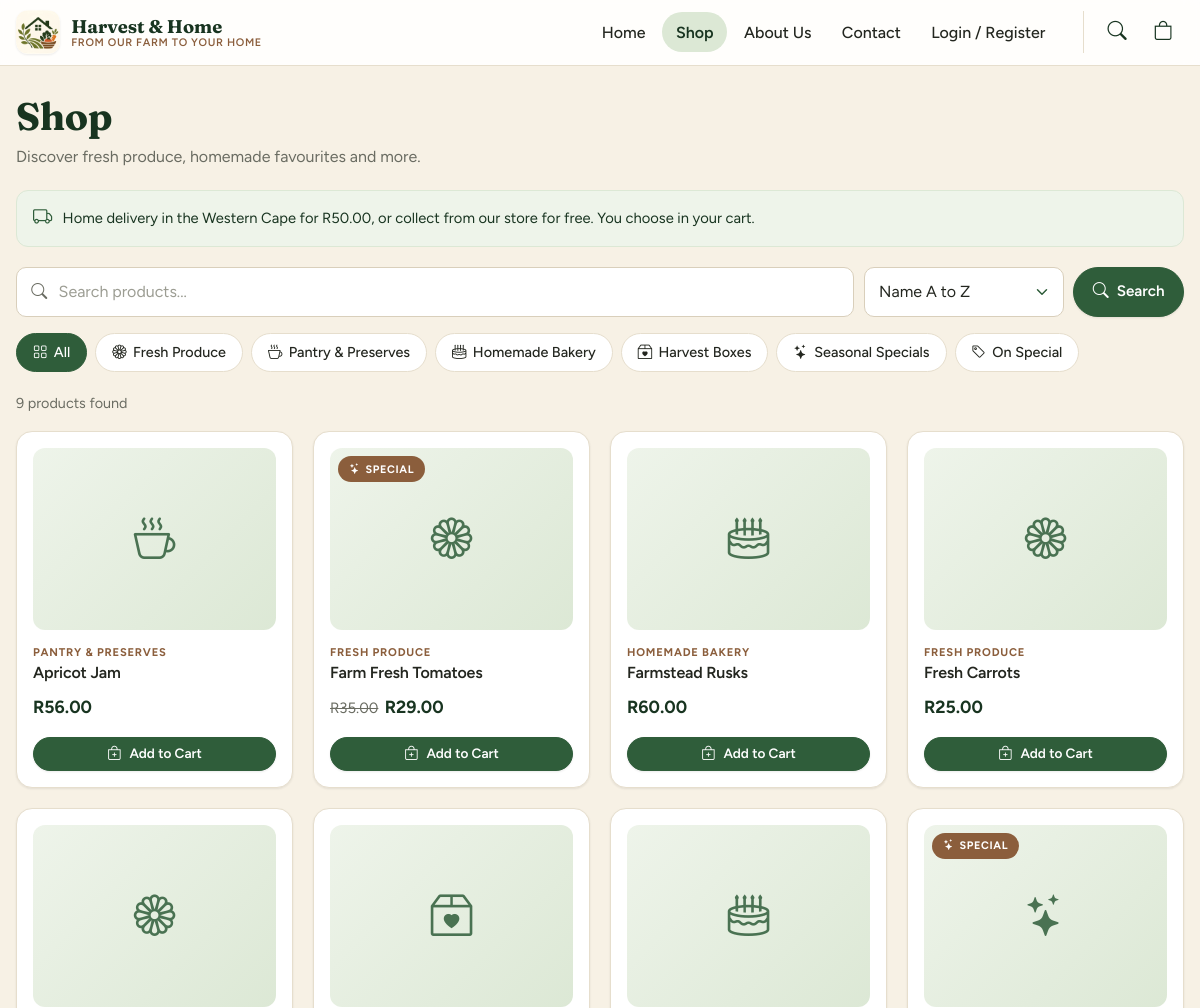
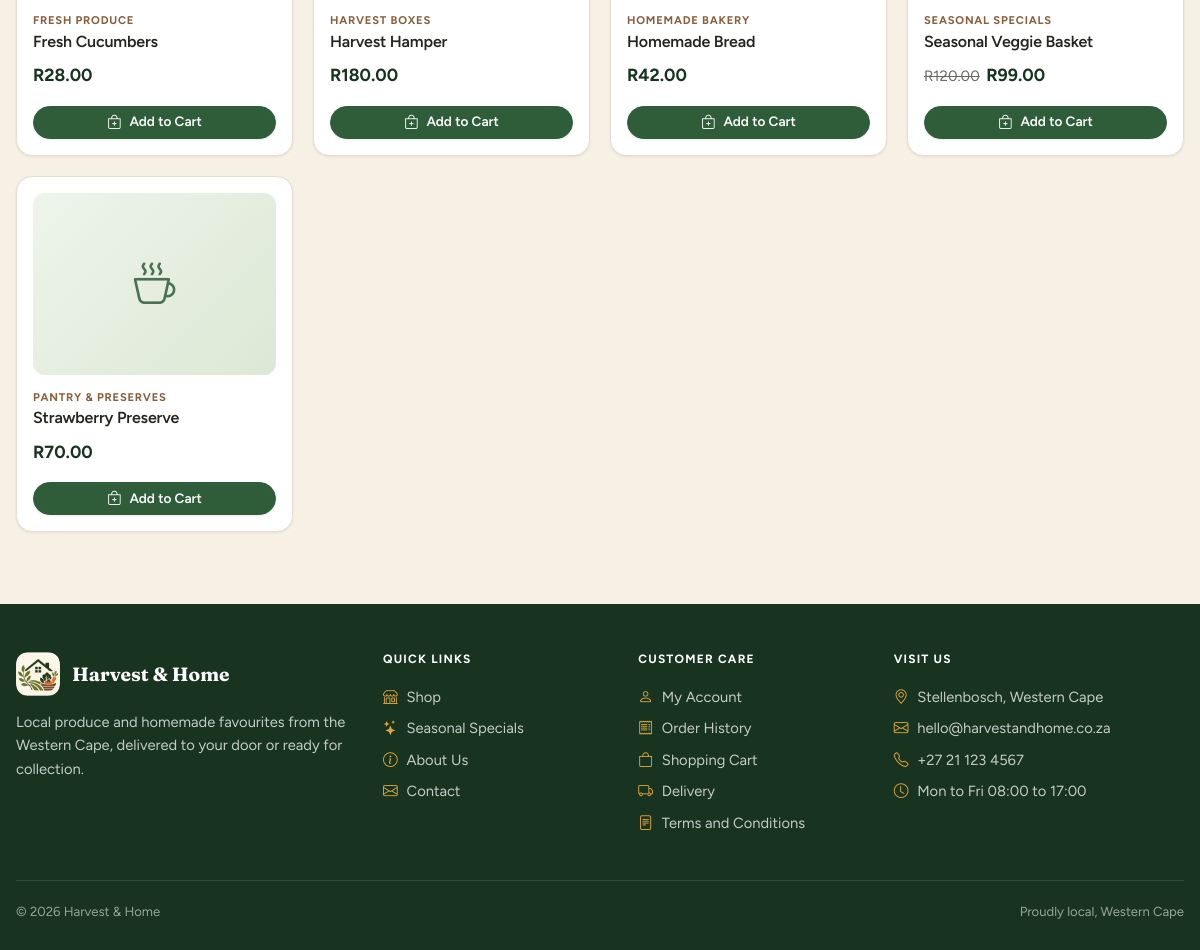
The page /shop.php on the database its author committed (2 pictures, top to bottom).
### tables this page shows
CREATE TABLE categories (
    category_id    INT AUTO_INCREMENT PRIMARY KEY,
    category_name  VARCHAR(100) NOT NULL UNIQUE,
    description    TEXT NULL
);

CREATE TABLE products (
    product_id      INT AUTO_INCREMENT PRIMARY KEY,
    category_id     INT NOT NULL,
    product_name    VARCHAR(150) NOT NULL,
    description     TEXT NOT NULL,
    price           DECIMAL(10,2) NOT NULL,
    stock_quantity  INT NOT NULL DEFAULT 0,
    product_image   VARCHAR(255) NULL,
    product_status  ENUM('active','inactive') NOT NULL DEFAULT 'active',
    CONSTRAINT fk_products_category FOREIGN KEY (category_id)
        REFERENCES categories(category_id) ON UPDATE CASCADE ON DELETE RESTRICT
);

### config/db.php (called while the page is built, shortened)
<?php
function db(): PDO
{
    static $pdo = null;
    if ($pdo === null) {
        $dsn = 'mysql:host=' . DB_HOST . ';dbname=' . DB_NAME . ';charset=utf8mb4';
        try {
            $pdo = new PDO($dsn, DB_USER, DB_PASS, [
                PDO::ATTR_ERRMODE            => PDO::ERRMODE_EXCEPTION,
                PDO::ATTR_DEFAULT_FETCH_MODE => PDO::FETCH_ASSOC,
                PDO::ATTR_EMULATE_PREPARES   => false,
            ]);
        } catch (PDOException $e) {
            error_log('DB connection failed: ' . $e->getMessage());
            http_response_code(500);
            exit('Sorry, the shop is unavailable right now. Please try again later.');
        }
    }
    return $pdo;
}

### includes/functions.php (the view, shortened to what this page needs)
<?php
require_once __DIR__ . '/../config/db.php';
function h($value): string
{
    return htmlspecialchars((string)$value, ENT_QUOTES, 'UTF-8');
}
function csrf_token(): string
{
    return $_SESSION['csrf'];
}
function csrf_field(): string
{
    return '<input type="hidden" name="csrf" value="' . h(csrf_token()) . '">';
}
function head_assets(string $root = ''): string
{
    $css = __DIR__ . '/../assets/css/style.css';
    $version = is_file($css) ? filemtime($css) : 1;
    return '<link rel="preconnect" href="https://fonts.googleapis.com">' . "\n"
        . '    <link rel="preconnect" href="https://fonts.gstatic.com" crossorigin>' . "\n"
        . '    <link rel="stylesheet" href="https://fonts.googleapis.com/css2?family=Figtree:wght@400;500;600;700&family=Fraunces:opsz,wght@9..144,600;9..144,700&display=swap">' . "\n"
        . '    <link rel="stylesheet" href="https://cdn.jsdelivr.net/npm/bootstrap@5.3.3/dist/css/bootstrap.min.css">' . "\n"
        . '    <link rel="stylesheet" href="https://cdn.jsdelivr.net/npm/bootstrap-icons@1.11.3/font/bootstrap-icons.min.css">' . "\n"
        . '    <link rel="stylesheet" href="' . $root . 'assets/css/style.css?v=' . $version . '">' . "\n";
}
function icon(string $name): string
{
    return '<i class="bi bi-' . $name . '" aria-hidden="true"></i>';
}
function category_icon(string $category): string
{
    $icons = [
        'Fresh Produce'      => 'flower1',
        'Harvest Boxes'      => 'box2-heart',
        'Homemade Bakery'    => 'cake2',
        'Pantry & Preserves' => 'cup-hot',
        'Seasonal Specials'  => 'stars',
    ];
    return $icons[$category] ?? 'basket2';
}
function money($amount): string
{
    return 'R' . number_format((float)$amount, 2, '.', ' ');
}
function product_sql(): string
{
    return "SELECT p.*, c.category_name, pr.promo_price
            FROM products p
            JOIN categories c ON c.category_id = p.category_id
            LEFT JOIN (
                SELECT pi.product_id, MIN(pi.promo_price) AS promo_price
                FROM promotion_items pi
                JOIN promotions pm ON pm.promotion_id = pi.promotion_id
                WHERE pm.promotion_status = 'active'
                GROUP BY pi.product_id
            ) pr ON pr.product_id = p.product_id";
}
function sell_price(array $p): float
{
    if ($p['promo_price'] !== null && (float)$p['promo_price'] < (float)$p['price']) {
        return (float)$p['promo_price'];
    }
    return (float)$p['price'];
}
function on_special(array $p): bool
{
    return sell_price($p) < (float)$p['price'];
}
function get_categories(): array
{
    return db()->query('SELECT * FROM categories ORDER BY category_id')->fetchAll();
}
function product_image(array $p, string $root = ''): string
{
    return '<span class="ph-empty">' . icon(category_icon($p['category_name'])) . '</span>';
}
function product_card(array $p): string
{
    $id = (int)$p['product_id'];
    $html  = '<article class="card prod">';
    $html .= '<a class="ph" href="product.php?id=' . $id . '" tabindex="-1" aria-hidden="true">' . product_image($p) . '</a>';
    if (on_special($p)) {
        $html .= '<span class="tag">' . icon('stars') . 'Special</span>';
    }
    $html .= '<span class="kind">' . h($p['category_name']) . '</span>';
    $html .= '<h3><a href="product.php?id=' . $id . '">' . h($p['product_name']) . '</a></h3>';
    $html .= '<p class="price">' . (on_special($p) ? '<span class="was">' . money($p['price']) . '</span>' : '') . money(sell_price($p)) . '</p>';
    if ((int)$p['stock_quantity'] < 1) {
        $html .= '<p class="stock-low">' . icon('x-circle') . 'Out of stock</p>';
    } else {
        $html .= '<form method="post" action="cart.php">' . csrf_field()
               . '<input type="hidden" name="action" value="add"><input type="hidden" name="product_id" value="' . $id . '">'
               . '<button class="btn sm" type="submit">' . icon('bag-plus') . 'Add to Cart</button></form>';
    }
    return $html . '</article>';
}

### shop.php (shortened to what this page needs)
<?php
require_once 'includes/functions.php';
$q = trim($_GET['q'] ?? '');
$categoryId = (int)($_GET['category'] ?? 0);
$special = !empty($_GET['special']);
$sort = $_GET['sort'] ?? 'name';
$sql = product_sql() . " WHERE p.product_status = 'active'";
$params = [];
$orders = [
    'name'       => 'p.product_name ASC',
    'price_low'  => 'COALESCE(LEAST(pr.promo_price, p.price), p.price) ASC',
    'price_high' => 'COALESCE(LEAST(pr.promo_price, p.price), p.price) DESC',
];
$sql .= ' ORDER BY ' . ($orders[$sort] ?? $orders['name']);
$stmt = db()->prepare($sql);
$stmt->execute($params);
$products = $stmt->fetchAll();
$categories = get_categories();
function shop_link(array $change): string
{
    $query = array_merge(['q' => $_GET['q'] ?? '', 'sort' => $_GET['sort'] ?? ''], $change);
    return 'shop.php?' . http_build_query(array_filter($query, fn($v) => $v !== '' && $v !== 0 && $v !== null));
}
require 'includes/header.php';
?>
<div class="page-head">
    <h1>Shop</h1>
    <p>Discover fresh produce, homemade favourites and more.</p>
</div>
<div class="notice"><?= icon('truck') ?><span>Home delivery in the Western Cape for <?= money(DELIVERY_FEE) ?>, or collect from our store for free. You choose in your cart.</span></div>
<form class="search" method="get" action="shop.php" role="search">
    <div class="field"><?= icon('search') ?><input id="q" type="search" name="q" value="<?= h($q) ?>" placeholder="Search products..."></div>
    <select name="sort" aria-label="Sort products">
        <option value="name" <?= $sort === 'name' ? 'selected' : '' ?>>Name A to Z</option>
    </select>
    <button class="btn" type="submit"><?= icon('search') ?>Search</button>
</form>
<div class="chips" aria-label="Filter by category">
    <a class="chip <?= !$categoryId && !$special ? 'on' : '' ?>" href="<?= h(shop_link([])) ?>"><?= icon('grid') ?>All</a>
    <?php foreach ($categories as $c): ?>
        <a class="chip <?= $categoryId === (int)$c['category_id'] ? 'on' : '' ?>" href="<?= h(shop_link(['category' => (int)$c['category_id']])) ?>"><?= icon(category_icon($c['category_name'])) ?><?= h($c['category_name']) ?></a>
    <?php endforeach; ?>
    <a class="chip <?= $special ? 'on' : '' ?>" href="<?= h(shop_link(['special' => 1])) ?>"><?= icon('tag') ?>On Special</a>
</div>
<p class="result-count"><?= count($products) ?> product<?= count($products) === 1 ? '' : 's' ?> found<?= $q !== '' ? ' for "' . h($q) . '"' : '' ?></p>
<?php if ($products): ?>
    <div class="grid">
        <?php foreach ($products as $p) echo product_card($p); ?>
    </div>
<?php endif; ?>
<?php require 'includes/footer.php'; ?>

### rows shown on the page
categories: category_name "Fresh Produce"
categories: category_name "Pantry & Preserves"
categories: category_name "Homemade Bakery"
categories: category_name "Harvest Boxes"
categories: category_name "Seasonal Specials"
products: category.category_name "PANTRY & PRESERVES", product_name "Apricot Jam", price "R56.00"
products: category.category_name "FRESH PRODUCE", product_name "Farm Fresh Tomatoes", price "R35.00", p "R29.00"
products: category.category_name "HOMEMADE BAKERY", product_name "Farmstead Rusks", price "R60.00"
products: category.category_name "FRESH PRODUCE", product_name "Fresh Carrots", price "R25.00"
products: category.category_name "FRESH PRODUCE", product_name "Fresh Cucumbers", price "R28.00"
products: category.category_name "HARVEST BOXES", product_name "Harvest Hamper", price "R180.00"
products: category.category_name "HOMEMADE BAKERY", product_name "Homemade Bread", price "R42.00"
products: category.category_name "SEASONAL SPECIALS", product_name "Seasonal Veggie Basket", price "R120.00", p "R99.00"
products: category.category_name "PANTRY & PRESERVES", product_name "Strawberry Preserve", price "R70.00"

### other values the page prints
$label "Home"
$label "Shop"
$label "About Us"
$label "Contact"
money(DELIVERY_FEE) "R50.00"
count($products) "9"
